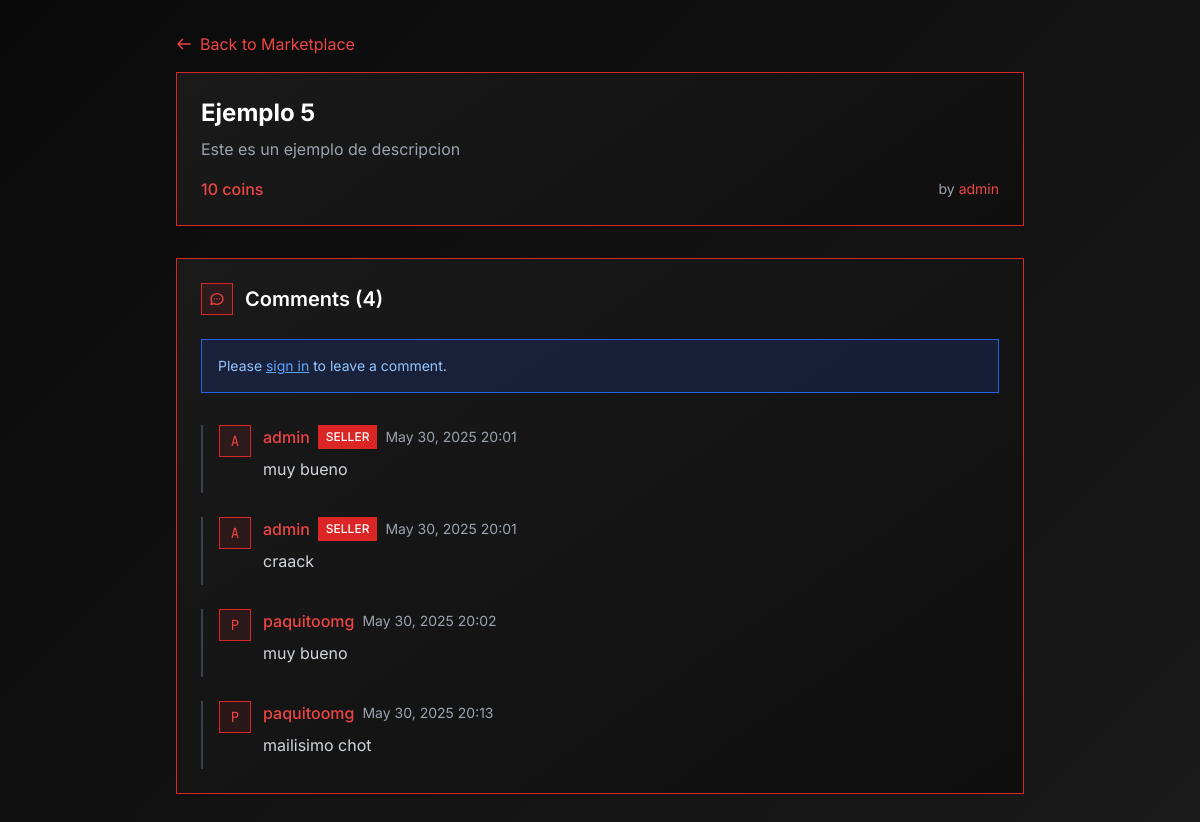
The page /file/27/comments/ on the database its author committed.
### app/models.py (models this page shows, shortened)
class File(models.Model):
    STATUS_CHOICES = (
        ('pending', 'Pending'),
        ('approved', 'Approved'),
        ('rejected', 'Rejected'),
        )
    title = models.CharField(max_length=255)
    description = models.TextField()
    file = models.FileField(storage=protected_storage, upload_to='')
    image = models.ImageField(upload_to='file_images/', blank=True, null=True)
    price = models.IntegerField()
    uploader = models.ForeignKey(User, on_delete=models.CASCADE, related_name='uploaded_files')
    status = models.CharField(max_length=10, choices=STATUS_CHOICES, default='pending')
    is_approved = models.BooleanField(default=False)
    upload_date = models.DateTimeField(default=timezone.now)

class User(AbstractUser):
    coins = models.IntegerField(default=0)
    is_admin = models.BooleanField(default=False)
    is_brand = models.BooleanField(default=False)

class Comment(models.Model):
    file = models.ForeignKey(File, on_delete=models.CASCADE, related_name='comments')
    user = models.ForeignKey(User, on_delete=models.CASCADE)
    content = models.TextField()
    created_at = models.DateTimeField(default=timezone.now)
    parent = models.ForeignKey('self', on_delete=models.CASCADE, null=True, blank=True, related_name='replies')
    class Meta:
        ordering = ['created_at']

### app/views.py (the view, shortened to what this page needs)
# urls.py: path('file/<int:file_id>/comments/', views.file_comments, name='file_comments'),
def file_comments(request, file_id):
    file = get_object_or_404(File, id=file_id, is_approved=True)
    comments = Comment.objects.filter(file=file, parent=None).prefetch_related('replies', 'user')
    can_comment = False
    user_comment_count = 0
    return render(request, 'file_comments.html', {
        'file': file,
        'comments': comments,
        'can_comment': can_comment,
        'user_comment_count': user_comment_count,
    })

### templates/file_comments.html (shortened to what this page needs)
{% load static %}
<!DOCTYPE html>
<html lang="es" class="dark">
<head>
    <script src="https://cdn.tailwindcss.com"></script>
</head>
<body class="min-h-screen text-white font-sans" style="background: linear-gradient(135deg, #0a0a0a 0%, #1a1a1a 100%);">
    <div class="max-w-4xl mx-auto px-6 py-8">
        <div class="mb-8">
            <a href="{% url 'landing' %}" class="inline-flex items-center text-red-500 hover:text-red-400 transition-colors duration-200 mb-4">
                <svg xmlns="http://www.w3.org/2000/svg" class="h-4 w-4 mr-2" fill="none" viewBox="0 0 24 24" stroke="currentColor">
                    <path stroke-linecap="round" stroke-linejoin="round" stroke-width="2" d="M10 19l-7-7m0 0l7-7m-7 7h18" />
                </svg>
                Back to Marketplace
            </a>
            <div class="bg-gray-900 p-6 border border-red-600" style="background: linear-gradient(145deg, #1a1a1a 0%, #0f0f0f 100%);">
                <h1 class="text-2xl font-bold text-white mb-2">{{ file.title }}</h1>
                <p class="text-gray-400 mb-4">{{ file.description }}</p>
                <div class="flex items-center justify-between">
                    <span class="text-red-500 font-medium">{{ file.price }} coins</span>
                    <span class="text-gray-400 text-sm">by <a href="{% url 'user_profile' file.uploader.username %}" class="text-red-500 hover:text-red-400">{{ file.uploader.username }}</a></span>
                </div>
            </div>
        </div>
        <div class="bg-gray-900 p-6 border border-red-600" style="background: linear-gradient(145deg, #1a1a1a 0%, #0f0f0f 100%);">
            <div class="flex items-center space-x-3 mb-6">
                <div class="w-8 h-8 bg-red-600 bg-opacity-10 border border-red-600 flex items-center justify-center">
                </div>
                <h2 class="text-xl font-semibold text-white">Comments ({{ comments.count }})</h2>
            </div>
            {% if user.is_authenticated %}
                {% if can_comment %}
                    {% if user_comment_count < 2 %}
                        <form method="post" class="mb-8">
                            {% csrf_token %}
                            <div class="mb-4">
                                <div class="flex justify-between items-center mb-2">
                                    <label for="content" class="block text-gray-300 text-sm font-medium">Add a comment</label>
                                    <span class="text-gray-400 text-xs">{{ user_comment_count }}/2 comments used</span>
                                </div>
                                <textarea name="content" id="content" rows="4" class="w-full px-3 py-2 bg-black bg-opacity-30 border border-gray-600 text-white placeholder-gray-400 focus:outline-none focus:border-red-500 transition-colors duration-200" placeholder="Share your thoughts about this file..." required></textarea>
                            </div>
                            <button type="submit" class="bg-red-600 hover:bg-red-700 text-white font-medium py-2 px-4 transition-all duration-300" style="background: linear-gradient(135deg, #dc2626 0%, #b91c1c 100%);">
                                Post Comment
                            </button>
                        </form>
                    {% else %}
                        <div class="mb-8 p-4 bg-orange-900 bg-opacity-30 border border-orange-600 text-orange-300">
                            <p class="text-sm">You have reached the maximum limit of 2 comments per file.</p>
                        </div>
                    {% endif %}
                {% else %}
                    <div class="mb-8 p-4 bg-yellow-900 bg-opacity-30 border border-yellow-600 text-yellow-300">
                        <p class="text-sm">You need to purchase this file to leave a comment.</p>
                    </div>
                {% endif %}
            {% else %}
                <div class="mb-8 p-4 bg-blue-900 bg-opacity-30 border border-blue-600 text-blue-300">
                    <p class="text-sm">Please <a href="{% url 'login' %}" class="text-blue-400 hover:text-blue-300 underline">sign in</a> to leave a comment.</p>
                </div>
            {% endif %}
            <div class="space-y-6">
                {% for comment in comments %}
                    {% if not comment.parent %}
                        <div class="border-l-2 border-gray-700 pl-4">
                            <div class="flex items-start space-x-3">
                                <div class="w-8 h-8 bg-red-600 bg-opacity-10 border border-red-600 flex items-center justify-center text-red-500 text-sm font-mono">
                                    {{ comment.user.username|first|upper }}
                                </div>
                                <div class="flex-1">
                                    <div class="flex items-center space-x-2 mb-2">
                                        <span class="text-red-500 font-medium">{{ comment.user.username }}</span>
                                        {% if comment.user == file.uploader %}
                                            <span class="bg-red-600 text-white text-xs px-2 py-1 font-medium">SELLER</span>
                                        {% endif %}
                                        <span class="text-gray-400 text-sm">{{ comment.created_at|date:"M d, Y H:i" }}</span>
                                    </div>
                                    <p class="text-gray-300 mb-3">{{ comment.content }}</p>
                                </div>
                            </div>
                        </div>
                    {% endif %}
                {% empty %}
                    <div class="text-center py-12">
                        <div class="text-gray-500 text-6xl mb-4">💬</div>
                        <p class="text-gray-400">No comments yet. Be the first to share your thoughts!</p>
                    </div>
                {% endfor %}
            </div>
        </div>
    </div>
</body>
</html>

### templates/file_comments.html (style rules this page uses)
body { font-family: 'Inter', system-ui, sans-serif; }
* { transition: color 0.2s ease, background-color 0.2s ease, border-color 0.2s ease; }

### rows shown on the page
File: title "Ejemplo 5", description "Este es un ejemplo de descripcion", price "10", uploader.username "admin"
Comment: user.username|first "A", user.username "admin", shows "SELLER", created_at "May 30, 2025 20:01", content "muy bueno"
Comment: user.username|first "A", user.username "admin", shows "SELLER", created_at "May 30, 2025 20:01", content "craack"
Comment: user.username|first "P", user.username "paquitoomg", created_at "May 30, 2025 20:02", content "muy bueno"
Comment: user.username|first "P", user.username "paquitoomg", created_at "May 30, 2025 20:13", content "mailisimo chot"

### other values the page prints
{{ comments.count }} "4"
